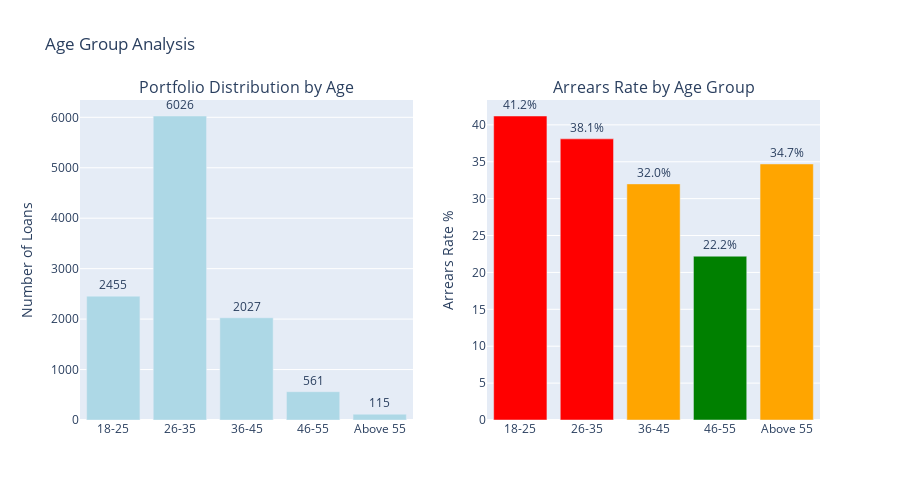

The code cell stored with this chart in its notebook:
### Code cell
# Visualize age group performance
fig = make_subplots(rows=1, cols=2,
                    subplot_titles=('Portfolio Distribution by Age', 'Arrears Rate by Age Group'))

# Portfolio distribution
fig.add_trace(go.Bar(x=age_performance['age_group'], y=age_performance['total_loans'],
                     name='Total Loans', marker_color='lightblue', text=age_performance['total_loans'],
                     textposition='outside'),
              row=1, col=1)

# Arrears rate by age
colors = ['red' if x > 35 else 'orange' if x > 30 else 'green' for x in age_performance['arrears_rate_pct']]
fig.add_trace(go.Bar(x=age_performance['age_group'], y=age_performance['arrears_rate_pct'],
                     name='Arrears Rate %', marker_color=colors,
                     text=[f"{x:.1f}%" for x in age_performance['arrears_rate_pct']],
                     textposition='outside'),
              row=1, col=2)

fig.update_layout(height=500, title_text="Age Group Analysis", showlegend=False)
fig.update_yaxes(title_text="Number of Loans", row=1, col=1)
fig.update_yaxes(title_text="Arrears Rate %", row=1, col=2)
fig.show()

### Figure 1 — Plotly figure (JSON) as saved in the notebook; plotly's stock layout.template omitted (floating-point values rounded to 4 significant figures)
{"data": [{"marker": {"color": "lightblue"}, "name": "Total Loans", "text": [2455.0, 6026.0, 2027.0, 561.0, 115.0], "textposition": "outside", "type": "bar", "x": ["18-25", "26-35", "36-45", "46-55", "Above 55"], "xaxis": "x", "y": [2455, 6026, 2027, 561, 115], "yaxis": "y"}, {"marker": {"color": ["red", "red", "orange", "green", "orange"]}, "name": "Arrears Rate %", "text": ["41.2%", "38.1%", "32.0%", "22.2%", "34.7%"], "textposition": "outside", "type": "bar", "x": ["18-25", "26-35", "36-45", "46-55", "Above 55"], "xaxis": "x2", "y": [41.2, 38.1, 32.0, 22.2, 34.7], "yaxis": "y2"}], "layout": {"annotations": [{"font": {"size": 16}, "showarrow": false, "text": "Portfolio Distribution by Age", "x": 0.225, "xanchor": "center", "xref": "paper", "y": 1, "yanchor": "bottom", "yref": "paper"}, {"font": {"size": 16}, "showarrow": false, "text": "Arrears Rate by Age Group", "x": 0.775, "xanchor": "center", "xref": "paper", "y": 1, "yanchor": "bottom", "yref": "paper"}], "height": 500, "showlegend": false, "title": {"text": "Age Group Analysis"}, "xaxis": {"anchor": "y", "domain": [0, 0.45]}, "xaxis2": {"anchor": "y2", "domain": [0.55, 1]}, "yaxis": {"anchor": "x", "domain": [0, 1], "title": {"text": "Number of Loans"}}, "yaxis2": {"anchor": "x2", "domain": [0, 1], "title": {"text": "Arrears Rate %"}}}}
